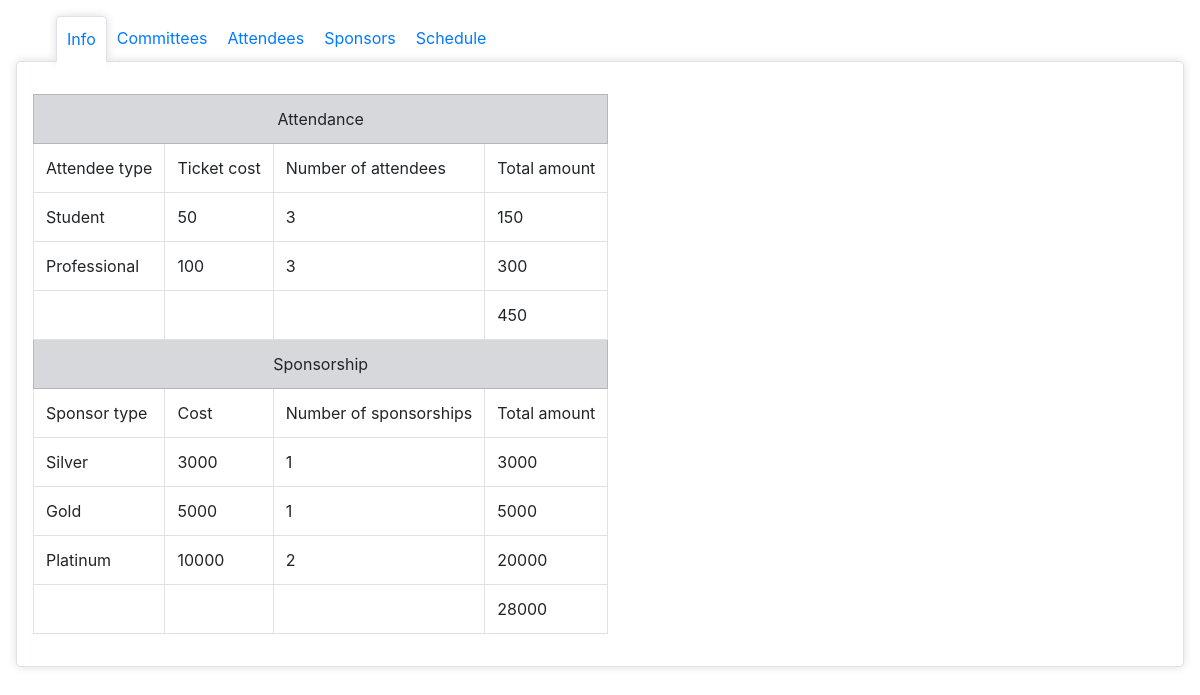
Screenshot of /info/info.php with the database file from the repository.
### tables this page shows
CREATE TABLE `sponsor_type` (
	`class` VARCHAR(8) NOT NULL,
	`email_limit` INT NOT NULL,
	`cost` INT NOT NULL,
	PRIMARY KEY (`class`)
);

### util/DBController.php (called while the page is built, shortened)
<?php
class DBController {
    private $host = "localhost";
    private $username = "root";
    private $dbname = "conference";
    private $conn;
    function __construct() {
	$this->conn = $this->connectDB();
    }
    function connectDB() {
	$conn = new PDO("mysql:host=$this->host;dbname=$this->dbname", $this->username);
        return $conn;
    }
    function runQuery($query) {
	$statement = $this->conn->prepare($query);
	$statement->execute();
	return $statement->fetchAll(PDO::FETCH_ASSOC);
    }
}
?>

### info/info.php (the view, shortened to what this page needs)
<!DOCTYPE html>
<html>
    <head>
        <link rel="stylesheet" href="https://stackpath.bootstrapcdn.com/bootstrap/4.3.1/css/bootstrap.min.css">
        <link rel="stylesheet" href="/332demo/css/style.css" />
    </head>
    <body>
        <div id="tabs">
            <ul>
                <li class="active"><a href="/332demo/info/info.php">Info</a></li>
                <li><a href="/332demo/committee/committee.php">Committees</a></li>
                <li><a href="/332demo/attendee/attendee.php">Attendees</a></li>
                <li><a href="/332demo/sponsor/sponsor.php">Sponsors</a></li>
                <li><a href="/332demo/schedule/schedule.php">Schedule</a></li>
            </ul>
        </div>
        <div class="content">
        <?php
            include '../util/DBController.php';
            $db_handle = new DBController();
            $numStudents = $db_handle->runQuery("SELECT COUNT(id) as num FROM student ")[0]['num'];
            $numProfessionals = $db_handle->runQuery("SELECT COUNT(id) as num FROM professional ")[0]['num'];
            $attendanceSum = $db_handle->runQuery("SELECT SUM(price) as sum FROM attendee")[0]['sum'];
            $sponsorships = $db_handle->runQuery("SELECT st.class, cost, COUNT(st.class), SUM(cost)
                FROM sponsor_company sc INNER JOIN sponsor_type st ON sc.class = st.class
                GROUP BY st.class
                ORDER BY cost");
            $sponsorSum = $db_handle->runQuery("SELECT SUM(cost) as sum
                FROM sponsor_company sc
                INNER JOIN sponsor_type st ON sc.class = st.class")[0]['sum'];
        ?>
        <table class="table table-bordered table-hover">
            <tr class="table-secondary">
                <td style="text-align: center;" colspan="4">Attendance</td>
            </tr>
            <tr>
                <td>Attendee type</td>
                <td>Ticket cost</td>
                <td>Number of attendees</td>
                <td>Total amount</td>
            </tr>
            <tr>
                <td>Student</td>
                <td>50</td>
                <td><?php echo $numStudents;?></td>
                <td><?php echo $numStudents * 50;?></td>
            </tr>
            <tr>
                <td>Professional</td>
                <td>100</td>
                <td><?php echo $numProfessionals;?></td>
                <td><?php echo $numProfessionals * 100;?></td>
            </tr>
            <tr>
                <td></td><td></td><td></td>
                <td><?php echo $attendanceSum; ?></td>
            </tr>
            <tr class="table-secondary">
                <td style="text-align: center;" colspan="4">Sponsorship</td>
            </tr>
            <tr>
                <td>Sponsor type</td>
                <td>Cost</td>
                <td>Number of sponsorships</td>
                <td>Total amount</td>
            </tr>
            <?php
                foreach($sponsorships as $row){
                    echo "<tr>";
                    foreach($row as $col){
                        echo "<td>";
                        echo $col;
                        echo "</td>";
                    }
                    echo "</tr>";
                }
            ?>
            <tr>
                <td></td><td></td><td></td>
                <td><?php echo $sponsorSum; ?></td>
            </tr>
        </table>
        </div>
</body>
</html>

### css/style.css (style rules this page uses)
html { height: 100%; width: 100%; }
body { padding: 16px; }
#tabs ul { display: flex; width: 100%; margin: 0; }
#tabs ul li { list-style-type: none; padding: 10px; }
#tabs ul li.active { background: white; border-top-left-radius: 5px; border-top-right-radius: 5px; border: 1px solid; border-color: #dee2e6 #dee2e6 #fff; margin-bottom: -1px; -webkit-box-shadow: 0 0 10px #ddd; box-shadow: 0 0 10px #ddd; position: relative; }
#tabs ul li.active:after { content: ""; position: absolute; top: 100%; height: 10px; left: 0; width: 100%; background: white; }
body >.content { background: white; padding: 16px; border: solid 1px #dee2e6; border-radius: 5px; -webkit-box-shadow: 0 0 10px #ddd; box-shadow: 0 0 10px #ddd; }
table { margin-top: 16px; width: auto !important; }

### rows the page displays
sponsor_type: class "Silver", col "3000", col "1"
sponsor_type: class "Gold", col "5000", col "1"
sponsor_type: class "Platinum", cost "10000", col "2", col "20000"

### other values shown
$numStudents "3"
$numStudents * 50 "150"
$numProfessionals "3"
$numProfessionals * 100 "300"
$attendanceSum "450"
$sponsorSum "28000"
